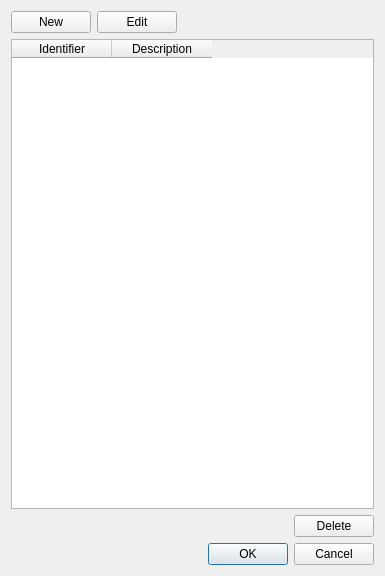
<?xml version="1.0" encoding="UTF-8"?>
<ui version="4.0">
 <class>DlgManageFootnotes</class>
 <widget class="QDialog" name="DlgManageFootnotes">
  <property name="geometry">
   <rect>
    <x>0</x>
    <y>0</y>
    <width>385</width>
    <height>576</height>
   </rect>
  </property>
  <property name="windowTitle">
   <string>Manage Footnotes</string>
  </property>
  <layout class="QVBoxLayout" name="verticalLayout">
   <item>
    <layout class="QHBoxLayout" name="horizontalLayout_2">
     <item>
      <widget class="QPushButton" name="pbNew">
       <property name="text">
        <string>New</string>
       </property>
      </widget>
     </item>
     <item>
      <widget class="QPushButton" name="pbEdit">
       <property name="text">
        <string>Edit</string>
       </property>
      </widget>
     </item>
     <item>
      <spacer name="horizontalSpacer">
       <property name="orientation">
        <enum>Qt::Horizontal</enum>
       </property>
       <property name="sizeHint" stdset="0">
        <size>
         <width>40</width>
         <height>20</height>
        </size>
       </property>
      </spacer>
     </item>
    </layout>
   </item>
   <item>
    <widget class="QTableWidget" name="tableWidget">
     <column>
      <property name="text">
       <string>Identifier</string>
      </property>
     </column>
     <column>
      <property name="text">
       <string>Description</string>
      </property>
     </column>
    </widget>
   </item>
   <item>
    <layout class="QHBoxLayout" name="horizontalLayout">
     <item>
      <spacer name="horizontalSpacer_2">
       <property name="orientation">
        <enum>Qt::Horizontal</enum>
       </property>
       <property name="sizeHint" stdset="0">
        <size>
         <width>40</width>
         <height>20</height>
        </size>
       </property>
      </spacer>
     </item>
     <item>
      <widget class="QPushButton" name="pbDelete">
       <property name="text">
        <string>Delete</string>
       </property>
      </widget>
     </item>
    </layout>
   </item>
   <item>
    <widget class="QDialogButtonBox" name="buttonBox">
     <property name="orientation">
      <enum>Qt::Horizontal</enum>
     </property>
     <property name="standardButtons">
      <set>QDialogButtonBox::Cancel|QDialogButtonBox::Ok</set>
     </property>
    </widget>
   </item>
  </layout>
 </widget>
 <resources/>
 <connections>
  <connection>
   <sender>buttonBox</sender>
   <signal>accepted()</signal>
   <receiver>DlgManageFootnotes</receiver>
   <slot>accept()</slot>
   <hints>
    <hint type="sourcelabel">
     <x>248</x>
     <y>254</y>
    </hint>
    <hint type="destinationlabel">
     <x>157</x>
     <y>274</y>
    </hint>
   </hints>
  </connection>
  <connection>
   <sender>buttonBox</sender>
   <signal>rejected()</signal>
   <receiver>DlgManageFootnotes</receiver>
   <slot>reject()</slot>
   <hints>
    <hint type="sourcelabel">
     <x>316</x>
     <y>260</y>
    </hint>
    <hint type="destinationlabel">
     <x>286</x>
     <y>274</y>
    </hint>
   </hints>
  </connection>
 </connections>
</ui>
